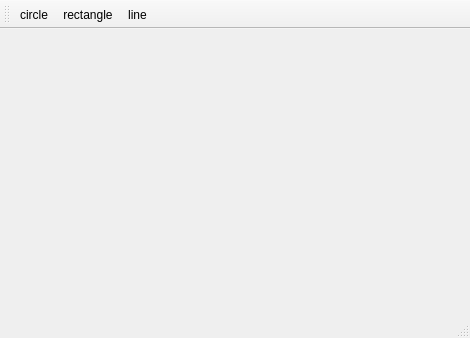
<?xml version="1.0" encoding="UTF-8"?>
<ui version="4.0">
 <class>MainWindow</class>
 <widget class="QMainWindow" name="MainWindow">
  <property name="geometry">
   <rect>
    <x>0</x>
    <y>0</y>
    <width>470</width>
    <height>338</height>
   </rect>
  </property>
  <property name="windowTitle">
   <string>MainWindow</string>
  </property>
  <widget class="QWidget" name="centralwidget"/>
  <widget class="QStatusBar" name="statusBar"/>
  <widget class="QToolBar" name="toolBar">
   <property name="windowTitle">
    <string>toolBar</string>
   </property>
   <attribute name="toolBarArea">
    <enum>TopToolBarArea</enum>
   </attribute>
   <attribute name="toolBarBreak">
    <bool>false</bool>
   </attribute>
   <addaction name="actioncircle"/>
   <addaction name="actionrectangle"/>
   <addaction name="actionline"/>
  </widget>
  <action name="actioncircle">
   <property name="icon">
    <iconset resource="iconresource.qrc">
     <normaloff>:/Graphics/circleIcon.ico</normaloff>:/Graphics/circleIcon.ico</iconset>
   </property>
   <property name="text">
    <string>circle</string>
   </property>
   <property name="toolTip">
    <string>draw circle</string>
   </property>
   <property name="shortcut">
    <string>Ctrl+C</string>
   </property>
  </action>
  <action name="actionrectangle">
   <property name="icon">
    <iconset resource="iconresource.qrc">
     <normaloff>:/Graphics/rectangleIcon.ico</normaloff>:/Graphics/rectangleIcon.ico</iconset>
   </property>
   <property name="text">
    <string>rectangle</string>
   </property>
  </action>
  <action name="actionline">
   <property name="icon">
    <iconset resource="iconresource.qrc">
     <normaloff>:/Graphics/lineIcon.ico</normaloff>:/Graphics/lineIcon.ico</iconset>
   </property>
   <property name="text">
    <string>line</string>
   </property>
  </action>
 </widget>
 <resources>
  <include location="iconresource.qrc"/>
 </resources>
 <connections/>
</ui>
